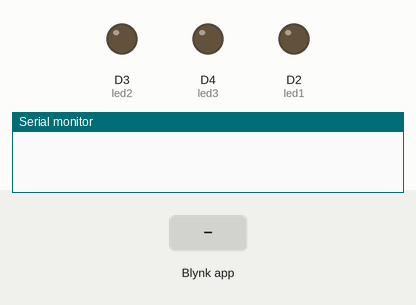
Simulated run of this sketch. Board: ESP8266 (NodeMCU). On the bench: output pins drawn as LEDs (lit = HIGH), the last lines printed to the serial monitor. The test bench sets the inputs (shaded band). WiFi joins after 1.5 s; servers stay silent unless stated.

Above: at 3.0 s.
3.1 s: Blynk app writes 1 to V1
At 4.1 s:
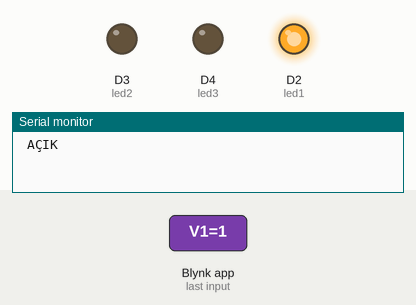
At 9.1 s:
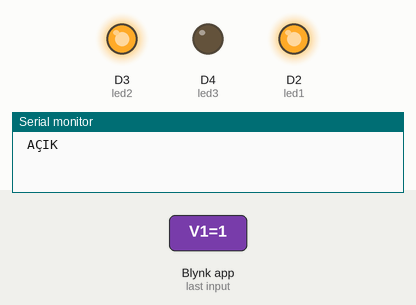
Timing chart, 0 to 14.6 s (numbered marks = the images above; inputs shaded):
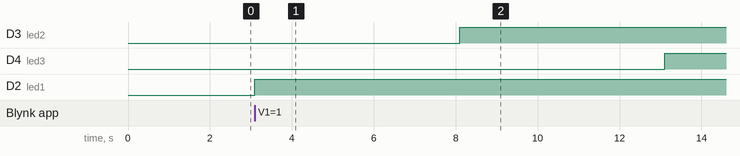

The sketch:

Saka_Devresi.ino
```cpp
#define BLYNK_PRINT Serial

#include <ESP8266WiFi.h>
#include <BlynkSimpleEsp8266.h>

#define led1 D2
#define led2 D3
#define led3 D4

char auth[] = "";
char ssid[] = "";
char pass[] = "";

BLYNK_WRITE(V1) {
  int pinValue = param.asInt();

  if (pinValue==1){
    Serial.println(" AÇIK");
    digitalWrite(led1,HIGH);
    delay(5000);
    digitalWrite(led2,HIGH);
    delay(5000);
    digitalWrite(led3,HIGH);
    delay(5000);
    }

  else {
      Serial.println(" KAPALI");
      digitalWrite(led1,LOW);
      digitalWrite(led2,LOW);
      digitalWrite(led3,LOW);
    }
}

void setup() {
  Serial.begin(115200);
  pinMode(D2, OUTPUT);
  pinMode(D3, OUTPUT);
  pinMode(D4, OUTPUT);
  Blynk.begin(auth, ssid, pass);
}
void loop() {
  Blynk.run();
}
```

Measured:
- after the input at 3.1 s, D3 (led2): LOW → HIGH after 5.0 s; D4 (led3): LOW → HIGH after 10.0 s; D2 (led1): LOW → HIGH at once
